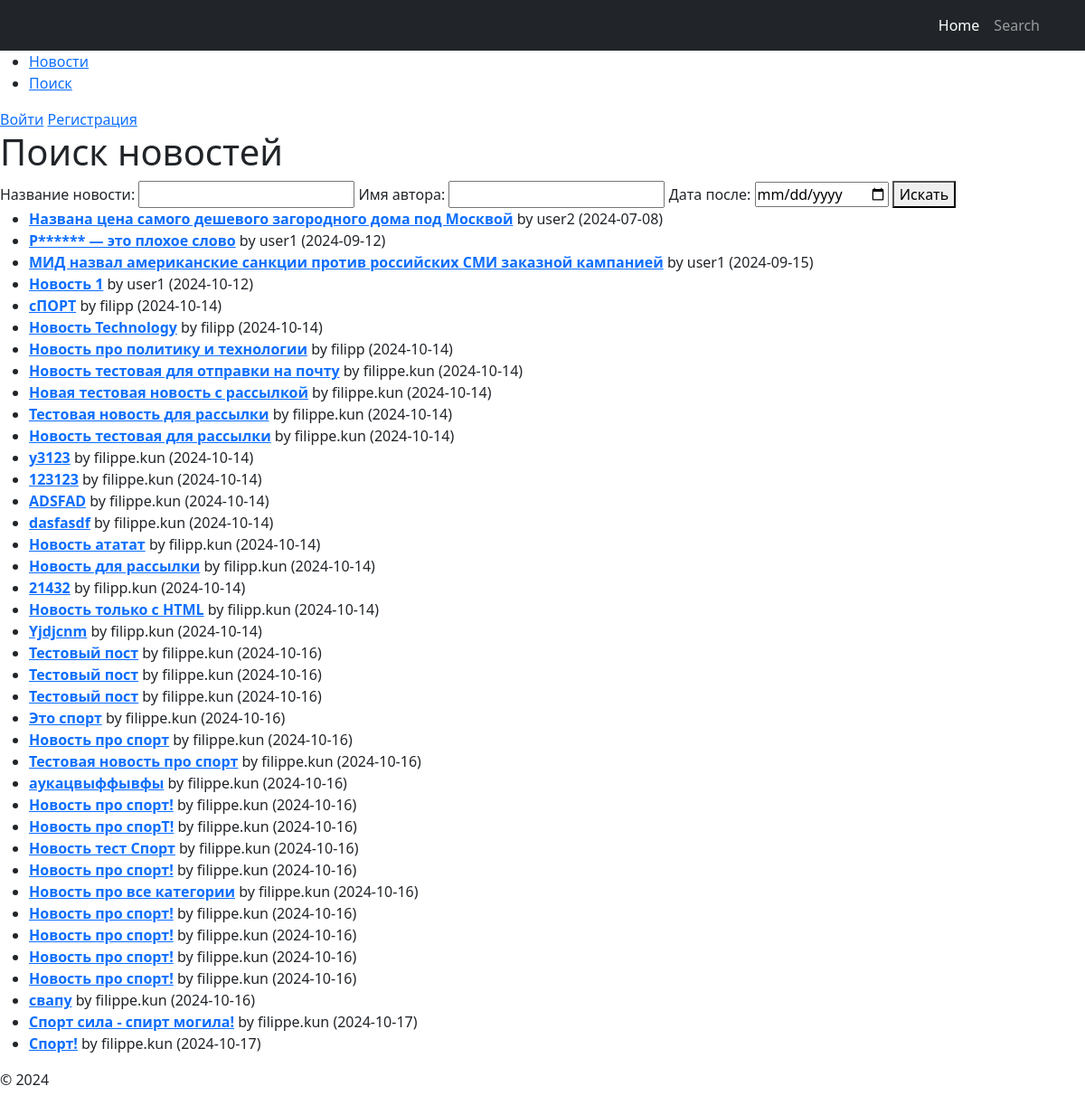
Before: /posts/search/ with the older database file.
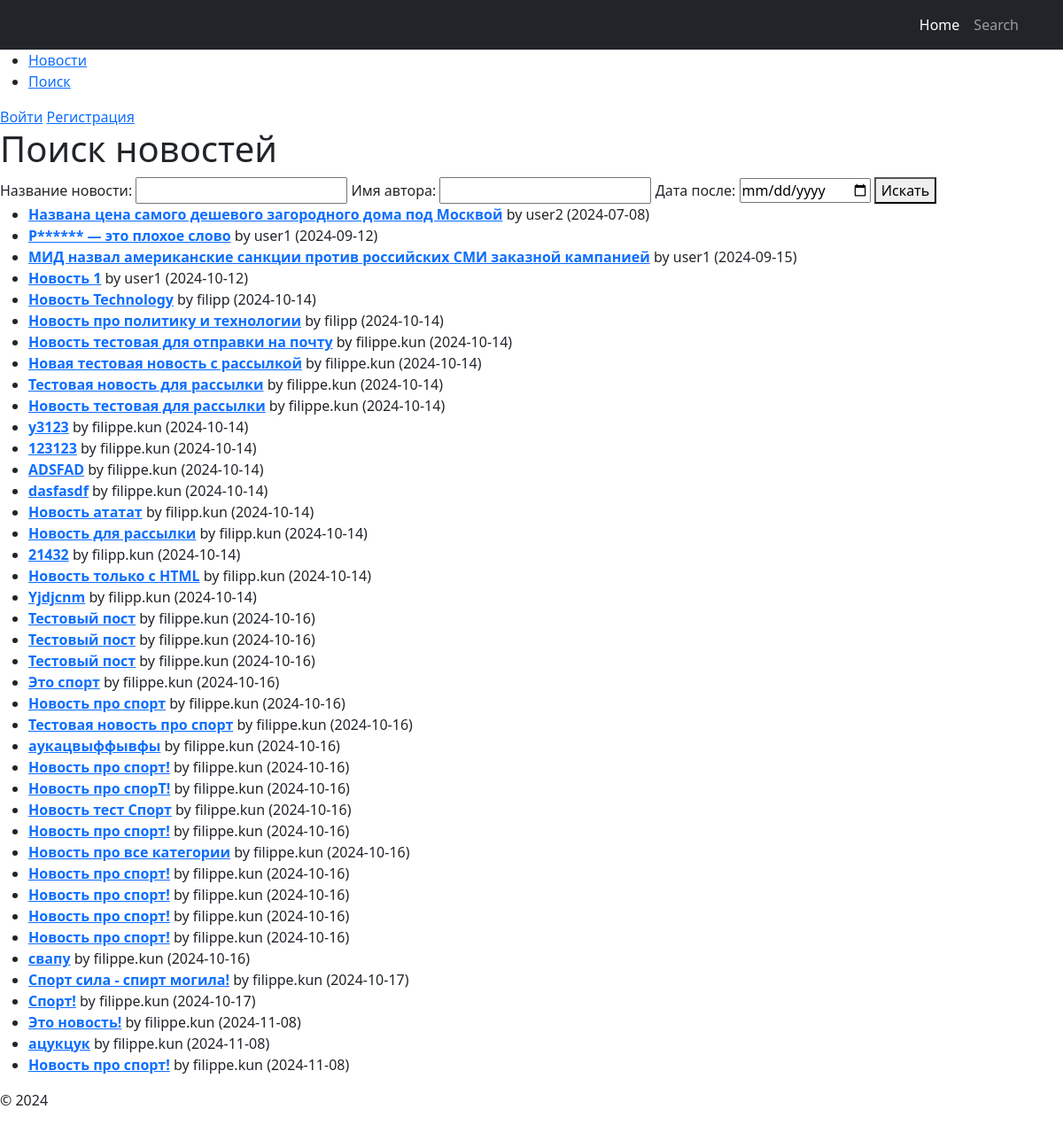
After: the same page with the newer database file.
### news/models.py (models this page shows, shortened)
class Post(models.Model):
    ARTICLE = 'AR'
    NEWS = 'NW'
    POST_TYPE_CHOICES = [
        (ARTICLE, 'Article'),
        (NEWS, 'News'),
    ]
    author = models.ForeignKey(Author, on_delete=models.CASCADE)
    post_type = models.CharField(max_length=2, choices=POST_TYPE_CHOICES, default=ARTICLE)
    date_created = models.DateTimeField(auto_now_add=True)
    categories = models.ManyToManyField(Category, through='PostCategory')
    title = models.CharField(max_length=255)
    text = models.TextField()
    rating = models.IntegerField(default=0)

class Author(models.Model):
    user = models.OneToOneField(User, on_delete=models.CASCADE)
    rating = models.IntegerField(default=0)

### news/views.py (the view)
# urls.py: path('posts/search/', views.NewsSearchView.as_view(), name='search'),
class NewsSearchView(FilterView):
    model = Post
    template_name = 'search.html'
    context_object_name = 'posts'
    filterset_class = PostFilter

### news/context_processors.py (called while the page is built)
def is_author(request):
    if request.user.is_authenticated:
        return {'is_author': request.user.groups.filter(name='authors').exists()}
    return {'is_author': False}

### news/templatetags/censor.py (called while the page is built)
@register.filter(name='censor')
def censor(value):
    words = value.split()
    censored_text = []
    for word in words:
        clean_word = word.strip('.,!?')  # Убираем знаки препинания для проверки слова
        if clean_word.lower() in BAD_WORDS:
            censored_word = clean_word[0] + '*' * (len(clean_word) - 1)
            censored_text.append(word.replace(clean_word, censored_word))  # Восстанавливаем знаки препинания
        else:
            censored_text.append(word)
    return ' '.join(censored_text)

### templates/search.html
{% extends "default.html" %}
{% load censor %}
{% load i18n %}
{% block content %}
<h1>{% trans "Поиск новостей" %}</h1>
<form method="get" action="{% url 'search' %}">
    <label for="title">{% trans "Название новости" %}:</label>
    <input type="text" name="title" id="title" value="{{ request.GET.title }}">
    <label for="author">{% trans "Имя автора" %}:</label>
    <input type="text" name="author" id="author" value="{{ request.GET.author }}">
    <label for="date_after">{% trans "Дата после" %}:</label>
    <input type="date" name="date_after" id="date_after" value="{{ request.GET.date_after }}">
    <button type="submit">{% trans "Искать" %}</button>
</form>
{% if posts %}
    <ul>
        {% for post in posts %}
            <li>
                <a href="{% url 'post_detail' post.pk %}"><strong>{{ post.title|censor }}</strong></a>
                by {{ post.author.user.username }} ({{ post.date_created|date:"Y-m-d" }})
            </li>
        {% endfor %}
    </ul>
{% else %}
    <p>{% trans "Новостей не найдено. Попробуйте изменить критерии поиска!" %}</p>
{% endif %}
{% endblock %}

### templates/default.html (shortened to what this page needs)
{% load static %}
{% load i18n %}
<!DOCTYPE html>
<html lang="en">
<head>
    <title>{% block title %}{% trans "Новостной сайт" as trans_var %}{% endblock %}</title>
    <link href="https://cdn.jsdelivr.net/npm/bootstrap@5.2.3/dist/css/bootstrap.min.css" rel="stylesheet">
    <link rel="stylesheet" href="{% static 'css/styles.css' %}">
    <nav class="navbar navbar-expand-lg navbar-dark bg-dark">
    <div class="container">
        <div class="collapse navbar-collapse" id="navbarSupportedContent">
            <ul class="navbar-nav ms-auto mb-2 mb-lg-0">
                <li class="nav-item"><a class="nav-link active" aria-current="page" href="{% url 'post_list' %}">Home</a></li>
                <li class="nav-item"><a class="nav-link" href="{% url 'search' %}">Search</a></li>
            </ul>
        </div>
    </div>
</nav>
</head>
<body>
    <header>
        <nav>
            <ul>
                <li><a href="{% url 'post_list' %}">{% trans "Новости" %}</a></li>
                <li><a href="{% url 'search' %}">{% trans "Поиск" %}</a></li>
            </ul>
            <div>
                {% if user.is_authenticated %}
                    <p>{% trans "Привет," %}{{ user.username }}!</p>
                    {% if not is_author %}
                        <form method="post" action="{% url 'become_author' %}">
                            {% csrf_token %}
                            <button type="submit">{% trans "Стать автором" %}</button>
                        </form>
                    {% endif %}
                    <form method="post" action="{% url 'account_logout' %}">
                        {% csrf_token %}
                        <button type="submit">{% trans "Выйти" %}</button>
                    </form>
                {% else %}
                    <a href="{% url 'account_login' %}">{% trans "Войти" %}</a>
                    <a href="{% url 'account_signup' %}">{% trans "Регистрация" %}</a>
                {% endif %}
            </div>
        </nav>
    </header>
    <main>
        {% block content %}{% endblock %}
    </main>
    <footer>
        <p>© 2024 {{trans_var}}</p>
    </footer>
</body>
</html>

Changed rows visible on the page:
removed Post: title|censor "сПОРТ", author.user.username "filipp", date_created "2024-10-14"
added Post: title|censor "Это новость!", author.user.username "filippe.kun", date_created "2024-11-08"
added Post: title|censor "ацукцук", author.user.username "filippe.kun", date_created "2024-11-08"
added Post: title|censor "Новость про спорт!", author.user.username "filippe.kun", date_created "2024-11-08"
